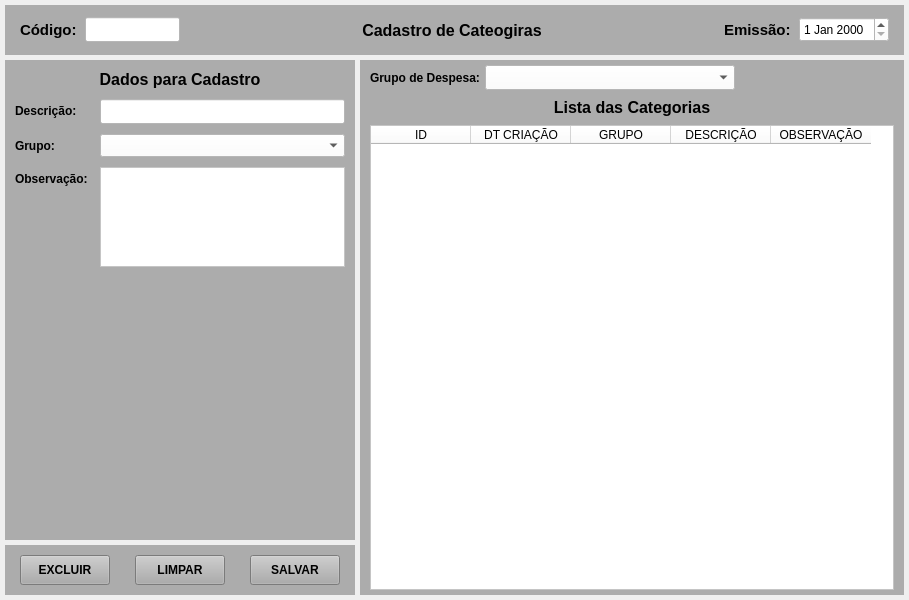
<?xml version="1.0" encoding="UTF-8"?>
<ui version="4.0">
 <class>MainWindow</class>
 <widget class="QMainWindow" name="MainWindow">
  <property name="geometry">
   <rect>
    <x>0</x>
    <y>0</y>
    <width>909</width>
    <height>600</height>
   </rect>
  </property>
  <property name="windowTitle">
   <string>Cadastro de Categorias</string>
  </property>
  <widget class="QWidget" name="centralwidget">
   <layout class="QVBoxLayout" name="verticalLayout">
    <property name="spacing">
     <number>5</number>
    </property>
    <property name="leftMargin">
     <number>5</number>
    </property>
    <property name="topMargin">
     <number>5</number>
    </property>
    <property name="rightMargin">
     <number>5</number>
    </property>
    <property name="bottomMargin">
     <number>5</number>
    </property>
    <item>
     <widget class="QWidget" name="widget" native="true">
      <property name="minimumSize">
       <size>
        <width>0</width>
        <height>50</height>
       </size>
      </property>
      <property name="maximumSize">
       <size>
        <width>16777215</width>
        <height>50</height>
       </size>
      </property>
      <property name="styleSheet">
       <string notr="true">background-color: rgb(172, 172, 172);</string>
      </property>
      <layout class="QHBoxLayout" name="horizontalLayout">
       <property name="spacing">
        <number>5</number>
       </property>
       <property name="leftMargin">
        <number>15</number>
       </property>
       <property name="topMargin">
        <number>5</number>
       </property>
       <property name="rightMargin">
        <number>15</number>
       </property>
       <property name="bottomMargin">
        <number>5</number>
       </property>
       <item>
        <widget class="QLabel" name="label_4">
         <property name="minimumSize">
          <size>
           <width>60</width>
           <height>0</height>
          </size>
         </property>
         <property name="maximumSize">
          <size>
           <width>60</width>
           <height>16777215</height>
          </size>
         </property>
         <property name="font">
          <font>
           <pointsize>11</pointsize>
           <weight>75</weight>
           <bold>true</bold>
          </font>
         </property>
         <property name="text">
          <string>Código:</string>
         </property>
         <property name="alignment">
          <set>Qt::AlignLeading|Qt::AlignLeft|Qt::AlignVCenter</set>
         </property>
        </widget>
       </item>
       <item>
        <widget class="QLineEdit" name="line_Num">
         <property name="sizePolicy">
          <sizepolicy hsizetype="Preferred" vsizetype="Preferred">
           <horstretch>0</horstretch>
           <verstretch>0</verstretch>
          </sizepolicy>
         </property>
         <property name="minimumSize">
          <size>
           <width>95</width>
           <height>25</height>
          </size>
         </property>
         <property name="maximumSize">
          <size>
           <width>95</width>
           <height>25</height>
          </size>
         </property>
         <property name="font">
          <font>
           <pointsize>9</pointsize>
          </font>
         </property>
         <property name="styleSheet">
          <string notr="true">background-color: rgb(255, 255, 255);</string>
         </property>
         <property name="inputMask">
          <string/>
         </property>
         <property name="text">
          <string/>
         </property>
         <property name="frame">
          <bool>true</bool>
         </property>
         <property name="echoMode">
          <enum>QLineEdit::Normal</enum>
         </property>
         <property name="alignment">
          <set>Qt::AlignCenter</set>
         </property>
         <property name="dragEnabled">
          <bool>false</bool>
         </property>
         <property name="placeholderText">
          <string/>
         </property>
        </widget>
       </item>
       <item>
        <widget class="QLabel" name="label_titulo">
         <property name="font">
          <font>
           <pointsize>12</pointsize>
           <weight>75</weight>
           <bold>true</bold>
          </font>
         </property>
         <property name="text">
          <string>Cadastro de Cateogiras</string>
         </property>
         <property name="alignment">
          <set>Qt::AlignCenter</set>
         </property>
        </widget>
       </item>
       <item>
        <widget class="QLabel" name="label">
         <property name="minimumSize">
          <size>
           <width>70</width>
           <height>0</height>
          </size>
         </property>
         <property name="maximumSize">
          <size>
           <width>70</width>
           <height>16777215</height>
          </size>
         </property>
         <property name="font">
          <font>
           <pointsize>11</pointsize>
           <weight>75</weight>
           <bold>true</bold>
          </font>
         </property>
         <property name="text">
          <string>Emissão:</string>
         </property>
        </widget>
       </item>
       <item>
        <widget class="QDateEdit" name="date_Emissao">
         <property name="sizePolicy">
          <sizepolicy hsizetype="Preferred" vsizetype="Preferred">
           <horstretch>0</horstretch>
           <verstretch>0</verstretch>
          </sizepolicy>
         </property>
         <property name="minimumSize">
          <size>
           <width>90</width>
           <height>25</height>
          </size>
         </property>
         <property name="maximumSize">
          <size>
           <width>90</width>
           <height>25</height>
          </size>
         </property>
         <property name="font">
          <font>
           <pointsize>9</pointsize>
           <weight>50</weight>
           <bold>false</bold>
          </font>
         </property>
         <property name="styleSheet">
          <string notr="true">background-color: rgb(255, 255, 255);</string>
         </property>
        </widget>
       </item>
      </layout>
     </widget>
    </item>
    <item>
     <widget class="QWidget" name="widget_2" native="true">
      <layout class="QGridLayout" name="gridLayout" columnstretch="0,0" columnminimumwidth="0,0">
       <property name="leftMargin">
        <number>0</number>
       </property>
       <property name="topMargin">
        <number>0</number>
       </property>
       <property name="rightMargin">
        <number>0</number>
       </property>
       <property name="bottomMargin">
        <number>0</number>
       </property>
       <property name="spacing">
        <number>5</number>
       </property>
       <item row="0" column="0">
        <widget class="QWidget" name="widget_3" native="true">
         <property name="minimumSize">
          <size>
           <width>350</width>
           <height>0</height>
          </size>
         </property>
         <property name="maximumSize">
          <size>
           <width>350</width>
           <height>16777215</height>
          </size>
         </property>
         <layout class="QGridLayout" name="gridLayout_2">
          <property name="leftMargin">
           <number>0</number>
          </property>
          <property name="topMargin">
           <number>0</number>
          </property>
          <property name="rightMargin">
           <number>0</number>
          </property>
          <property name="bottomMargin">
           <number>0</number>
          </property>
          <property name="horizontalSpacing">
           <number>0</number>
          </property>
          <property name="verticalSpacing">
           <number>5</number>
          </property>
          <item row="0" column="0">
           <widget class="QWidget" name="widget_5" native="true">
            <property name="cursor">
             <cursorShape>ArrowCursor</cursorShape>
            </property>
            <property name="styleSheet">
             <string notr="true">background-color: rgb(172, 172, 172);</string>
            </property>
            <layout class="QFormLayout" name="formLayout">
             <property name="horizontalSpacing">
              <number>10</number>
             </property>
             <property name="verticalSpacing">
              <number>10</number>
             </property>
             <property name="leftMargin">
              <number>10</number>
             </property>
             <property name="topMargin">
              <number>10</number>
             </property>
             <property name="rightMargin">
              <number>10</number>
             </property>
             <property name="bottomMargin">
              <number>10</number>
             </property>
             <item row="0" column="0" colspan="2">
              <widget class="QLabel" name="label_titulo_2">
               <property name="font">
                <font>
                 <pointsize>12</pointsize>
                 <weight>75</weight>
                 <bold>true</bold>
                </font>
               </property>
               <property name="text">
                <string>Dados para Cadastro</string>
               </property>
               <property name="alignment">
                <set>Qt::AlignCenter</set>
               </property>
              </widget>
             </item>
             <item row="3" column="0">
              <widget class="QLabel" name="label_24">
               <property name="font">
                <font>
                 <pointsize>9</pointsize>
                 <weight>75</weight>
                 <bold>true</bold>
                </font>
               </property>
               <property name="text">
                <string>Descrição:</string>
               </property>
               <property name="alignment">
                <set>Qt::AlignLeading|Qt::AlignLeft|Qt::AlignVCenter</set>
               </property>
              </widget>
             </item>
             <item row="3" column="1">
              <widget class="QLineEdit" name="line_Descricao">
               <property name="sizePolicy">
                <sizepolicy hsizetype="Preferred" vsizetype="Preferred">
                 <horstretch>0</horstretch>
                 <verstretch>0</verstretch>
                </sizepolicy>
               </property>
               <property name="minimumSize">
                <size>
                 <width>0</width>
                 <height>25</height>
                </size>
               </property>
               <property name="maximumSize">
                <size>
                 <width>16777215</width>
                 <height>25</height>
                </size>
               </property>
               <property name="font">
                <font>
                 <pointsize>9</pointsize>
                </font>
               </property>
               <property name="styleSheet">
                <string notr="true">background-color: rgb(255, 255, 255);</string>
               </property>
               <property name="text">
                <string/>
               </property>
               <property name="maxLength">
                <number>45</number>
               </property>
               <property name="alignment">
                <set>Qt::AlignLeading|Qt::AlignLeft|Qt::AlignVCenter</set>
               </property>
              </widget>
             </item>
             <item row="4" column="0">
              <widget class="QLabel" name="label_11">
               <property name="minimumSize">
                <size>
                 <width>75</width>
                 <height>0</height>
                </size>
               </property>
               <property name="maximumSize">
                <size>
                 <width>75</width>
                 <height>16777215</height>
                </size>
               </property>
               <property name="font">
                <font>
                 <pointsize>9</pointsize>
                 <weight>75</weight>
                 <bold>true</bold>
                </font>
               </property>
               <property name="text">
                <string>Grupo:</string>
               </property>
              </widget>
             </item>
             <item row="4" column="1">
              <widget class="QComboBox" name="combo_Grupo">
               <property name="sizePolicy">
                <sizepolicy hsizetype="Preferred" vsizetype="Preferred">
                 <horstretch>0</horstretch>
                 <verstretch>0</verstretch>
                </sizepolicy>
               </property>
               <property name="minimumSize">
                <size>
                 <width>0</width>
                 <height>23</height>
                </size>
               </property>
               <property name="maximumSize">
                <size>
                 <width>16777215</width>
                 <height>23</height>
                </size>
               </property>
               <property name="font">
                <font>
                 <pointsize>9</pointsize>
                 <weight>50</weight>
                 <bold>false</bold>
                </font>
               </property>
               <property name="styleSheet">
                <string notr="true">background-color: rgb(255, 255, 255);</string>
               </property>
               <item>
                <property name="text">
                 <string/>
                </property>
               </item>
              </widget>
             </item>
             <item row="5" column="0">
              <widget class="QLabel" name="label_28">
               <property name="font">
                <font>
                 <pointsize>9</pointsize>
                 <weight>75</weight>
                 <bold>true</bold>
                </font>
               </property>
               <property name="text">
                <string>Observação:</string>
               </property>
               <property name="alignment">
                <set>Qt::AlignLeading|Qt::AlignLeft|Qt::AlignVCenter</set>
               </property>
              </widget>
             </item>
             <item row="5" column="1">
              <widget class="QPlainTextEdit" name="plain_Obs">
               <property name="sizePolicy">
                <sizepolicy hsizetype="Preferred" vsizetype="Preferred">
                 <horstretch>0</horstretch>
                 <verstretch>0</verstretch>
                </sizepolicy>
               </property>
               <property name="minimumSize">
                <size>
                 <width>0</width>
                 <height>100</height>
                </size>
               </property>
               <property name="maximumSize">
                <size>
                 <width>16777215</width>
                 <height>100</height>
                </size>
               </property>
               <property name="font">
                <font>
                 <pointsize>9</pointsize>
                </font>
               </property>
               <property name="styleSheet">
                <string notr="true">background-color: rgb(255, 255, 255);</string>
               </property>
              </widget>
             </item>
            </layout>
           </widget>
          </item>
          <item row="1" column="0">
           <widget class="QWidget" name="widget_6" native="true">
            <property name="minimumSize">
             <size>
              <width>0</width>
              <height>50</height>
             </size>
            </property>
            <property name="maximumSize">
             <size>
              <width>16777215</width>
              <height>50</height>
             </size>
            </property>
            <property name="styleSheet">
             <string notr="true">background-color: rgb(172, 172, 172);</string>
            </property>
            <layout class="QHBoxLayout" name="horizontalLayout_2">
             <property name="spacing">
              <number>5</number>
             </property>
             <property name="leftMargin">
              <number>15</number>
             </property>
             <property name="topMargin">
              <number>5</number>
             </property>
             <property name="rightMargin">
              <number>15</number>
             </property>
             <property name="bottomMargin">
              <number>5</number>
             </property>
             <item>
              <widget class="QPushButton" name="btn_Excluir">
               <property name="sizePolicy">
                <sizepolicy hsizetype="Preferred" vsizetype="Preferred">
                 <horstretch>0</horstretch>
                 <verstretch>0</verstretch>
                </sizepolicy>
               </property>
               <property name="minimumSize">
                <size>
                 <width>90</width>
                 <height>30</height>
                </size>
               </property>
               <property name="maximumSize">
                <size>
                 <width>90</width>
                 <height>30</height>
                </size>
               </property>
               <property name="font">
                <font>
                 <pointsize>9</pointsize>
                 <weight>75</weight>
                 <bold>true</bold>
                </font>
               </property>
               <property name="cursor">
                <cursorShape>PointingHandCursor</cursorShape>
               </property>
               <property name="text">
                <string>EXCLUIR</string>
               </property>
              </widget>
             </item>
             <item>
              <widget class="QLabel" name="label_2">
               <property name="text">
                <string/>
               </property>
              </widget>
             </item>
             <item>
              <widget class="QPushButton" name="btn_Limpar">
               <property name="sizePolicy">
                <sizepolicy hsizetype="Preferred" vsizetype="Preferred">
                 <horstretch>0</horstretch>
                 <verstretch>0</verstretch>
                </sizepolicy>
               </property>
               <property name="minimumSize">
                <size>
                 <width>90</width>
                 <height>30</height>
                </size>
               </property>
               <property name="maximumSize">
                <size>
                 <width>90</width>
                 <height>30</height>
                </size>
               </property>
               <property name="font">
                <font>
                 <pointsize>9</pointsize>
                 <weight>75</weight>
                 <bold>true</bold>
                </font>
               </property>
               <property name="cursor">
                <cursorShape>PointingHandCursor</cursorShape>
               </property>
               <property name="text">
                <string>LIMPAR</string>
               </property>
              </widget>
             </item>
             <item>
              <widget class="QLabel" name="label_3">
               <property name="text">
                <string/>
               </property>
              </widget>
             </item>
             <item>
              <widget class="QPushButton" name="btn_Salvar">
               <property name="sizePolicy">
                <sizepolicy hsizetype="Preferred" vsizetype="Preferred">
                 <horstretch>0</horstretch>
                 <verstretch>0</verstretch>
                </sizepolicy>
               </property>
               <property name="minimumSize">
                <size>
                 <width>90</width>
                 <height>30</height>
                </size>
               </property>
               <property name="maximumSize">
                <size>
                 <width>90</width>
                 <height>30</height>
                </size>
               </property>
               <property name="font">
                <font>
                 <pointsize>9</pointsize>
                 <weight>75</weight>
                 <bold>true</bold>
                </font>
               </property>
               <property name="cursor">
                <cursorShape>PointingHandCursor</cursorShape>
               </property>
               <property name="text">
                <string>SALVAR</string>
               </property>
              </widget>
             </item>
            </layout>
           </widget>
          </item>
         </layout>
        </widget>
       </item>
       <item row="0" column="1">
        <widget class="QWidget" name="widget_4" native="true">
         <property name="styleSheet">
          <string notr="true">background-color: rgb(172, 172, 172);</string>
         </property>
         <layout class="QGridLayout" name="gridLayout_3">
          <property name="leftMargin">
           <number>10</number>
          </property>
          <property name="topMargin">
           <number>5</number>
          </property>
          <property name="rightMargin">
           <number>10</number>
          </property>
          <property name="bottomMargin">
           <number>5</number>
          </property>
          <property name="spacing">
           <number>5</number>
          </property>
          <item row="4" column="0" colspan="4">
           <widget class="QTableWidget" name="table_Lista">
            <property name="sizePolicy">
             <sizepolicy hsizetype="Preferred" vsizetype="Preferred">
              <horstretch>0</horstretch>
              <verstretch>0</verstretch>
             </sizepolicy>
            </property>
            <property name="font">
             <font>
              <pointsize>7</pointsize>
             </font>
            </property>
            <property name="styleSheet">
             <string notr="true">background-color: rgb(255, 255, 255);</string>
            </property>
            <attribute name="verticalHeaderDefaultSectionSize">
             <number>0</number>
            </attribute>
            <attribute name="verticalHeaderMinimumSectionSize">
             <number>0</number>
            </attribute>
            <column>
             <property name="text">
              <string>ID</string>
             </property>
            </column>
            <column>
             <property name="text">
              <string>DT CRIAÇÃO</string>
             </property>
            </column>
            <column>
             <property name="text">
              <string>GRUPO</string>
             </property>
            </column>
            <column>
             <property name="text">
              <string>DESCRIÇÃO</string>
             </property>
            </column>
            <column>
             <property name="text">
              <string>OBSERVAÇÃO</string>
             </property>
            </column>
           </widget>
          </item>
          <item row="0" column="2" colspan="2">
           <widget class="QLabel" name="label_7">
            <property name="minimumSize">
             <size>
              <width>0</width>
              <height>0</height>
             </size>
            </property>
            <property name="maximumSize">
             <size>
              <width>16777215</width>
              <height>16777215</height>
             </size>
            </property>
            <property name="text">
             <string/>
            </property>
           </widget>
          </item>
          <item row="3" column="0" colspan="4">
           <widget class="QLabel" name="label_5">
            <property name="minimumSize">
             <size>
              <width>0</width>
              <height>25</height>
             </size>
            </property>
            <property name="maximumSize">
             <size>
              <width>16777215</width>
              <height>25</height>
             </size>
            </property>
            <property name="font">
             <font>
              <pointsize>12</pointsize>
              <weight>75</weight>
              <bold>true</bold>
             </font>
            </property>
            <property name="text">
             <string>Lista das Categorias</string>
            </property>
            <property name="alignment">
             <set>Qt::AlignCenter</set>
            </property>
           </widget>
          </item>
          <item row="0" column="0">
           <widget class="QLabel" name="label_9">
            <property name="font">
             <font>
              <pointsize>9</pointsize>
              <weight>75</weight>
              <bold>true</bold>
             </font>
            </property>
            <property name="text">
             <string>Grupo de Despesa:</string>
            </property>
           </widget>
          </item>
          <item row="0" column="1">
           <widget class="QComboBox" name="combo_Consulta_Grupo">
            <property name="sizePolicy">
             <sizepolicy hsizetype="Preferred" vsizetype="Preferred">
              <horstretch>0</horstretch>
              <verstretch>0</verstretch>
             </sizepolicy>
            </property>
            <property name="minimumSize">
             <size>
              <width>250</width>
              <height>25</height>
             </size>
            </property>
            <property name="maximumSize">
             <size>
              <width>250</width>
              <height>25</height>
             </size>
            </property>
            <property name="font">
             <font>
              <pointsize>9</pointsize>
             </font>
            </property>
            <property name="styleSheet">
             <string notr="true">background-color: rgb(255, 255, 255);</string>
            </property>
            <item>
             <property name="text">
              <string/>
             </property>
            </item>
           </widget>
          </item>
         </layout>
        </widget>
       </item>
      </layout>
     </widget>
    </item>
   </layout>
  </widget>
 </widget>
 <resources/>
 <connections/>
</ui>
